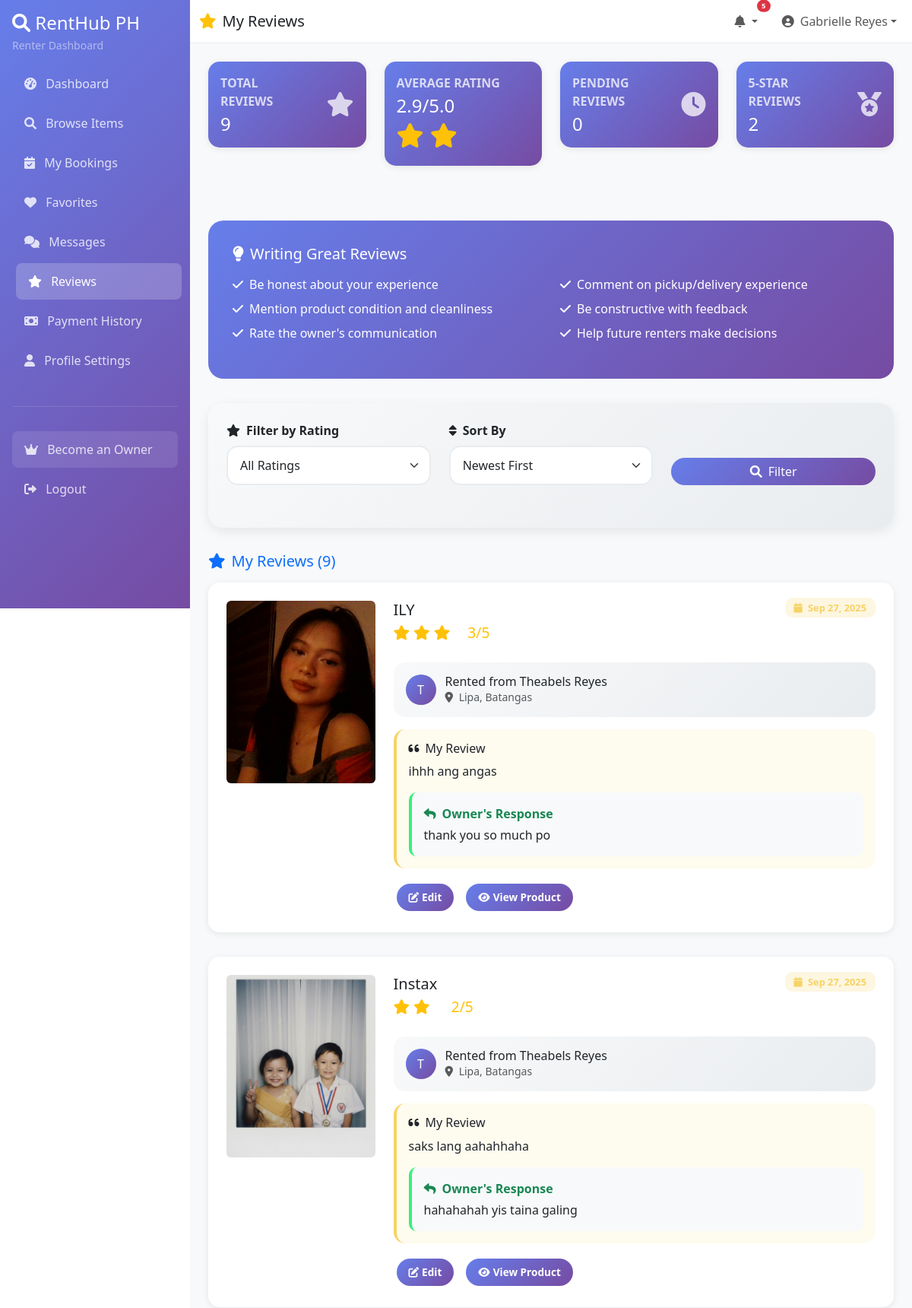
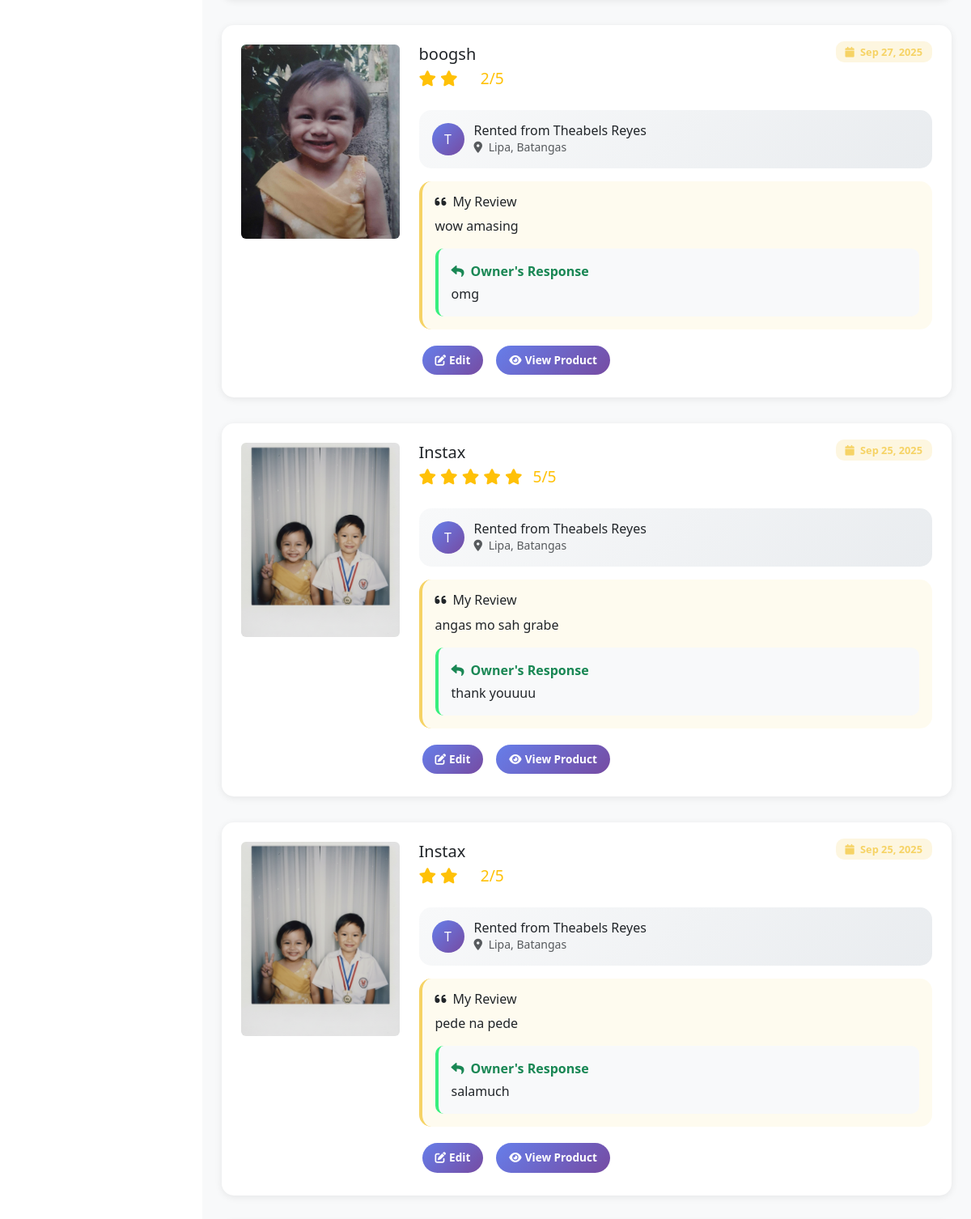
The app's page /renter/reviews.php (signed in, upper part) with its own data (2 pictures, top to bottom).
### tables this page shows
CREATE TABLE `reviews` (
  `ReviewID` int(11) NOT NULL,
  `BookingID` int(11) DEFAULT NULL,
  `ReviewerID` int(11) DEFAULT NULL,
  `RevieweeID` int(11) DEFAULT NULL,
  `Rev_Rating` int(11) NOT NULL,
  `Rev_Comment` text DEFAULT NULL,
  `Rev_Type` varchar(20) DEFAULT NULL,
  `Rev_CreatedAt` timestamp NOT NULL DEFAULT current_timestamp(),
  `Rev_UpdatedAt` timestamp NOT NULL DEFAULT current_timestamp() ON UPDATE current_timestamp(),
  `Rev_OwnerResponse` text DEFAULT NULL,
  `Rev_ResponseDate` timestamp NULL DEFAULT NULL
);

CREATE TABLE `product_images` (
  `ImageID` int(11) NOT NULL,
  `ProductID` int(11) DEFAULT NULL,
  `PI_ImagePath` varchar(255) NOT NULL,
  `PI_ImageOrder` int(11) DEFAULT NULL,
  `PI_IsMain` tinyint(1) DEFAULT 0,
  `PI_UploadedAt` timestamp NOT NULL DEFAULT current_timestamp()
);

CREATE TABLE `products` (
  `ProductID` int(11) NOT NULL,
  `OwnerID` int(11) DEFAULT NULL,
  `CategoryID` int(11) DEFAULT NULL,
  `Prod_Name` varchar(255) NOT NULL,
  `Prod_Description` text DEFAULT NULL,
  `Prod_Brand` varchar(100) DEFAULT NULL,
  `Prod_Model` varchar(100) DEFAULT NULL,
  `Prod_Condition` varchar(50) DEFAULT NULL,
  `Prod_RentalPrice` decimal(10,2) NOT NULL,
  `Prod_PriceType` varchar(20) DEFAULT NULL,
  `Prod_SecurityDeposit` decimal(10,2) DEFAULT NULL,
  `Prod_MinRentalDuration` int(11) DEFAULT NULL,
  `Prod_MaxRentalDuration` int(11) DEFAULT NULL,
  `Prod_Availability` tinyint(1) DEFAULT 1,
  `Prod_CreatedAt` timestamp NOT NULL DEFAULT current_timestamp(),
  `Prod_UpdatedAt` timestamp NOT NULL DEFAULT current_timestamp() ON UPDATE current_timestamp(),
  `Prod_Status` varchar(50) DEFAULT 'Active',
  `Prod_IsFeatured` tinyint(1) DEFAULT 0,
  `Prod_FeaturedUntil` datetime DEFAULT NULL
);

CREATE TABLE `user_accounts` (
  `UserID` int(11) NOT NULL,
  `User_Name` varchar(255) NOT NULL,
  `User_Email` varchar(255) NOT NULL,
  `User_Password` varchar(255) NOT NULL,
  `User_Phone` varchar(20) DEFAULT NULL,
  `User_Role` int(11) DEFAULT NULL,
  `User_CreatedAt` timestamp NOT NULL DEFAULT current_timestamp(),
  `User_UpdatedAt` timestamp NOT NULL DEFAULT current_timestamp() ON UPDATE current_timestamp(),
  `User_Photo` varchar(255) DEFAULT NULL,
  `User_IsVerified` tinyint(1) DEFAULT 0,
  `User_Status` varchar(50) DEFAULT 'Active',
  `User_Birthdate` date DEFAULT NULL,
  `User_Gender` varchar(20) DEFAULT NULL,
  `User_Bio` text DEFAULT NULL
);

CREATE TABLE `user_addresses` (
  `AddressID` int(11) NOT NULL,
  `UserID` int(11) DEFAULT NULL,
  `UA_Street` varchar(255) NOT NULL,
  `UA_Barangay` varchar(100) NOT NULL,
  `UA_City` varchar(100) NOT NULL,
  `UA_Province` varchar(100) NOT NULL,
  `UA_ZipCode` varchar(10) DEFAULT NULL,
  `UA_Latitude` decimal(10,8) DEFAULT NULL,
  `UA_Longitude` decimal(11,8) DEFAULT NULL,
  `UA_AddressType` varchar(50) DEFAULT NULL,
  `UA_IsDefault` tinyint(1) DEFAULT 0,
  `UA_CreatedAt` timestamp NOT NULL DEFAULT current_timestamp()
);

### renter/reviews.php (the view, shortened to what the rows shown need)
<?php
$database = new Database();
$conn = $database->getConnection();
$user_id = $_SESSION['user_id'];
$sort_by = isset($_GET['sort']) ? $_GET['sort'] : 'newest';
$reviews_table_exists = false;
try {
    $reviews_table_exists = true;
} catch (PDOException $e) {
    $reviews_table_exists = false;
}
$reviews = [];
if ($reviews_table_exists) {
    $conditions = ["b.RenterID = ?"];
    $params = [$user_id];
    $sort_options = [
        'newest' => 'r.Rev_CreatedAt DESC',
        'oldest' => 'r.Rev_CreatedAt ASC',
        'rating_high' => 'r.Rev_Rating DESC',
        'rating_low' => 'r.Rev_Rating ASC'
    ];
    $order_by = isset($sort_options[$sort_by]) ? $sort_options[$sort_by] : 'r.Rev_CreatedAt DESC';
    $query = "SELECT r.*, b.*, p.Prod_Name, p.ProductID, pi.PI_ImagePath, u.User_Name as Owner_Name, ua.UA_City, ua.UA_Province
              FROM reviews r
              JOIN bookings b ON r.BookingID = b.BookingID
              JOIN products p ON b.ProductID = p.ProductID
              LEFT JOIN product_images pi ON p.ProductID = pi.ProductID AND pi.PI_IsMain = 1
              JOIN user_accounts u ON p.OwnerID = u.UserID
              LEFT JOIN user_addresses ua ON u.UserID = ua.UserID AND ua.UA_IsDefault = 1
              WHERE " . implode(' AND ', $conditions) . "
              ORDER BY " . $order_by;
    try {
        $stmt = $conn->prepare($query);
        $stmt->execute($params);
        $reviews = $stmt->fetchAll(PDO::FETCH_ASSOC);
    } catch (PDOException $e) {
        $reviews = [];
    }
}
?>
<!DOCTYPE html>
<html lang="en">
<head>
    <link href="https://cdn.jsdelivr.net/npm/bootstrap@5.3.0/dist/css/bootstrap.min.css" rel="stylesheet">
    <link href="https://cdnjs.cloudflare.com/ajax/libs/font-awesome/6.0.0/css/all.min.css" rel="stylesheet">
    <link href="../css/sidebar-scrollbar.css" rel="stylesheet">
    <link href="../css/renter-theme.css" rel="stylesheet">
</head>
<body>
    <div class="main-content">
        <div class="container-fluid p-4">
            <?php if(empty($reviews)): ?>
                <div class="empty-state">
                    <i class="fas fa-star-half-alt"></i>
                    <h4 class="text-muted">No reviews yet</h4>
                    <p class="text-muted">You haven't written any reviews yet. Complete a rental and share your experience with the community!</p>
                    <a href="browse.php" class="btn btn-primary btn-lg" style="border-radius: 25px;">
                        <i class="fas fa-search me-2"></i>Start Renting
                    </a>
                </div>
            <?php else: ?>
                <div class="mb-4">
                    <?php foreach($reviews as $review): ?>
                    <div class="review-card card <?php echo !$reviews_table_exists ? 'sample' : ''; ?>">
                        <div class="card-body p-4">
                            <div class="row">
                                <div class="col-md-3">
                             <img src="<?php
                                $imgPath = $review['PI_ImagePath'] ? '../' . ltrim($review['PI_ImagePath'], '/') : '../assets/images/no-image.jpg';
                                echo htmlspecialchars($imgPath);
                             ?>"
                                         class="img-fluid rounded" style="width: 240px; height: 240px; object-fit: cover; aspect-ratio: 1 / 1;"
                                 alt="<?php echo htmlspecialchars($review['Prod_Name']); ?>"
                                 onerror="this.onerror=null;this.src='../assets/images/no-image.jpg';">
                                </div>
                                <div class="col-md-9">
                                    <div class="d-flex justify-content-between align-items-start mb-3">
                                        <div>
                                            <h5 class="mb-1"><?php echo htmlspecialchars($review['Prod_Name']); ?></h5>
                                            <div class="rating-stars mb-2">
                                                <?php for($i = 1; $i <= 5; $i++): ?>
                                                    <i class="fas fa-star<?php echo $i <= $review['Rev_Rating'] ? '' : '-o'; ?>"></i>
                                                <?php endfor; ?>
                                                <span class="ms-2"><?php echo $review['Rev_Rating']; ?>/5</span>
                                            </div>
                                        </div>
                                        <div class="text-end">
                                            <span class="review-date">
                                                <i class="fas fa-calendar me-1"></i>
                                                <?php echo date('M j, Y', strtotime($review['Rev_CreatedAt'])); ?>
                                            </span>
                                        </div>
                                    </div>
                                    <div class="product-info mb-3">
                                        <div class="d-flex align-items-center">
                                            <div class="owner-avatar">
                                                <?php echo strtoupper(substr($review['Owner_Name'], 0, 1)); ?>
                                            </div>
                                            <div>
                                                <h6 class="mb-0">Rented from <?php echo htmlspecialchars($review['Owner_Name']); ?></h6>
                                                <?php if($review['UA_City']): ?>
                                                    <small class="text-muted">
                                                        <i class="fas fa-map-marker-alt me-1"></i>
                                                        <?php echo htmlspecialchars($review['UA_City'] . ', ' . $review['UA_Province']); ?>
                                                    </small>
                                                <?php endif; ?>
                                            </div>
                                        </div>
                                    </div>
                                    <div class="review-content">
                                        <h6 class="mb-2">
                                            <i class="fas fa-quote-left me-2"></i>My Review
                                        </h6>
                                        <p class="mb-0"><?php echo nl2br(htmlspecialchars($review['Rev_Comment'])); ?></p>
                                        <?php if (!empty($review['Rev_OwnerResponse'])): ?>
                                        <div class="mt-3 p-3" style="background: #f8f9fa; border-radius: 10px; border-left: 4px solid #38ef7d;">
                                            <strong class="text-success"><i class="fas fa-reply me-2"></i>Owner's Response</strong>
                                            <p class="mb-0 mt-1"><?php echo nl2br(htmlspecialchars($review['Rev_OwnerResponse'])); ?></p>
                                        </div>
                                        <?php endif; ?>
                                    </div>
                                    <div class="d-flex gap-2 mt-3">
                                        <?php if($reviews_table_exists): ?>
                                        <button class="btn action-btn edit" onclick="editReview(<?php echo $review['ReviewID'] ?? 0; ?>)">
                                            <i class="fas fa-edit me-1"></i>Edit
                                        </button>
                                        <?php endif; ?>
                                        <a href="../product.php?id=<?php echo $review['ProductID']; ?>" class="btn action-btn edit" style="border-radius: 20px; background: var(--secondary-gradient); color: #fff;">
                                            <i class="fas fa-eye me-1"></i>View Product
                                        </a>
                                    </div>
                                </div>
                            </div>
                        </div>
                    </div>
                    <?php endforeach; ?>
                </div>
            <?php endif; ?>
        </div>
    </div>
</body>
</html>

### records on screen
reviews: product_images.PI_ImagePath (picture), products.Prod_Name "ILY", Rev_Rating "3", Rev_CreatedAt "Sep 27, 2025", RevieweeID.User_Name "T", RevieweeID.User_Name "Theabels Reyes", user_addresses.UA_City+UA_Province "Lipa, Batangas", Rev_Comment "ihhh ang angas", Rev_OwnerResponse "thank you so much po"
reviews: product_images.PI_ImagePath (picture), products.Prod_Name "Instax", Rev_Rating "2", Rev_CreatedAt "Sep 27, 2025", RevieweeID.User_Name "T", RevieweeID.User_Name "Theabels Reyes", user_addresses.UA_City+UA_Province "Lipa, Batangas", Rev_Comment "saks lang aahahhaha", Rev_OwnerResponse "hahahahah yis taina galing"
reviews: product_images.PI_ImagePath (picture), products.Prod_Name "boogsh", Rev_Rating "2", Rev_CreatedAt "Sep 27, 2025", RevieweeID.User_Name "T", RevieweeID.User_Name "Theabels Reyes", user_addresses.UA_City+UA_Province "Lipa, Batangas", Rev_Comment "wow amasing", Rev_OwnerResponse "omg"
reviews: product_images.PI_ImagePath (picture), products.Prod_Name "Instax", Rev_Rating "5", Rev_CreatedAt "Sep 25, 2025", RevieweeID.User_Name "T", RevieweeID.User_Name "Theabels Reyes", user_addresses.UA_City+UA_Province "Lipa, Batangas", Rev_Comment "angas mo sah grabe", Rev_OwnerResponse "thank youuuu"
reviews: product_images.PI_ImagePath (picture), products.Prod_Name "Instax", Rev_Rating "2", Rev_CreatedAt "Sep 25, 2025", RevieweeID.User_Name "T", RevieweeID.User_Name "Theabels Reyes", user_addresses.UA_City+UA_Province "Lipa, Batangas", Rev_Comment "pede na pede", Rev_OwnerResponse "salamuch"

### other values on screen
$notif_count "5"
$_SESSION['user_name'] "Gabrielle Reyes"
$stats['total_reviews'] "9"
$stats['avg_rating'] "2.9"
$stats['pending_reviews'] "0"
$stats['five_star'] "2"
count($reviews) "9"
